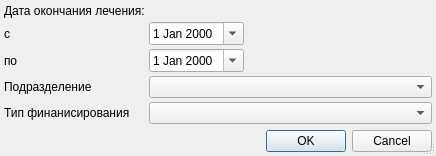
<?xml version="1.0" encoding="UTF-8"?>
<ui version="4.0">
 <class>ReportControlEventResultSetup</class>
 <widget class="QDialog" name="ReportControlEventResultSetup">
  <property name="windowModality">
   <enum>Qt::ApplicationModal</enum>
  </property>
  <property name="geometry">
   <rect>
    <x>0</x>
    <y>0</y>
    <width>436</width>
    <height>156</height>
   </rect>
  </property>
  <property name="sizePolicy">
   <sizepolicy hsizetype="Preferred" vsizetype="Maximum">
    <horstretch>0</horstretch>
    <verstretch>0</verstretch>
   </sizepolicy>
  </property>
  <property name="windowTitle">
   <string>параметры отчёта</string>
  </property>
  <property name="sizeGripEnabled">
   <bool>true</bool>
  </property>
  <property name="modal">
   <bool>true</bool>
  </property>
  <layout class="QGridLayout" name="gridLayout">
   <property name="margin">
    <number>4</number>
   </property>
   <property name="spacing">
    <number>4</number>
   </property>
   <item row="9" column="0" colspan="6">
    <spacer>
     <property name="orientation">
      <enum>Qt::Vertical</enum>
     </property>
     <property name="sizeHint" stdset="0">
      <size>
       <width>428</width>
       <height>16</height>
      </size>
     </property>
    </spacer>
   </item>
   <item row="10" column="0" colspan="6">
    <widget class="QDialogButtonBox" name="buttonBox">
     <property name="orientation">
      <enum>Qt::Horizontal</enum>
     </property>
     <property name="standardButtons">
      <set>QDialogButtonBox::Cancel|QDialogButtonBox::Ok</set>
     </property>
    </widget>
   </item>
   <item row="7" column="1" colspan="5">
    <widget class="COrgStructureComboBox" name="cmbOrgStructure"/>
   </item>
   <item row="3" column="0">
    <widget class="QLabel" name="lblEndDate">
     <property name="text">
      <string>по</string>
     </property>
     <property name="buddy">
      <cstring>edtEndDate</cstring>
     </property>
    </widget>
   </item>
   <item row="1" column="3" colspan="3">
    <spacer>
     <property name="orientation">
      <enum>Qt::Horizontal</enum>
     </property>
     <property name="sizeHint" stdset="0">
      <size>
       <width>61</width>
       <height>20</height>
      </size>
     </property>
    </spacer>
   </item>
   <item row="7" column="0">
    <widget class="QLabel" name="lblOrgStructure">
     <property name="text">
      <string>Подразделение</string>
     </property>
    </widget>
   </item>
   <item row="8" column="0">
    <widget class="QLabel" name="lblFinance">
     <property name="text">
      <string>Тип финанисирования</string>
     </property>
    </widget>
   </item>
   <item row="1" column="1" colspan="2">
    <widget class="CDateEdit" name="edtBegDate">
     <property name="sizePolicy">
      <sizepolicy hsizetype="Maximum" vsizetype="Fixed">
       <horstretch>0</horstretch>
       <verstretch>0</verstretch>
      </sizepolicy>
     </property>
     <property name="calendarPopup">
      <bool>true</bool>
     </property>
    </widget>
   </item>
   <item row="3" column="1" colspan="2">
    <widget class="CDateEdit" name="edtEndDate">
     <property name="sizePolicy">
      <sizepolicy hsizetype="Maximum" vsizetype="Fixed">
       <horstretch>0</horstretch>
       <verstretch>0</verstretch>
      </sizepolicy>
     </property>
     <property name="calendarPopup">
      <bool>true</bool>
     </property>
    </widget>
   </item>
   <item row="3" column="3" colspan="3">
    <spacer>
     <property name="orientation">
      <enum>Qt::Horizontal</enum>
     </property>
     <property name="sizeHint" stdset="0">
      <size>
       <width>61</width>
       <height>20</height>
      </size>
     </property>
    </spacer>
   </item>
   <item row="8" column="1" colspan="5">
    <widget class="CRBComboBox" name="cmbFinance"/>
   </item>
   <item row="1" column="0">
    <widget class="QLabel" name="lblBegDate">
     <property name="text">
      <string>с</string>
     </property>
     <property name="buddy">
      <cstring>edtBegDate</cstring>
     </property>
    </widget>
   </item>
   <item row="0" column="0">
    <widget class="QLabel" name="lblBegDate_2">
     <property name="text">
      <string>Дата окончания лечения:</string>
     </property>
     <property name="buddy">
      <cstring>edtBegDate</cstring>
     </property>
    </widget>
   </item>
  </layout>
 </widget>
 <customwidgets>
  <customwidget>
   <class>CDateEdit</class>
   <extends>QDateEdit</extends>
   <header>library/DateEdit.h</header>
  </customwidget>
  <customwidget>
   <class>CRBComboBox</class>
   <extends>QComboBox</extends>
   <header>library/crbcombobox.h</header>
  </customwidget>
  <customwidget>
   <class>COrgStructureComboBox</class>
   <extends>QComboBox</extends>
   <header>Orgs/OrgStructComboBoxes</header>
  </customwidget>
 </customwidgets>
 <tabstops>
  <tabstop>edtBegDate</tabstop>
  <tabstop>edtEndDate</tabstop>
  <tabstop>cmbOrgStructure</tabstop>
  <tabstop>cmbFinance</tabstop>
  <tabstop>buttonBox</tabstop>
 </tabstops>
 <resources/>
 <connections>
  <connection>
   <sender>buttonBox</sender>
   <signal>accepted()</signal>
   <receiver>ReportControlEventResultSetup</receiver>
   <slot>accept()</slot>
   <hints>
    <hint type="sourcelabel">
     <x>124</x>
     <y>743</y>
    </hint>
    <hint type="destinationlabel">
     <x>70</x>
     <y>270</y>
    </hint>
   </hints>
  </connection>
  <connection>
   <sender>buttonBox</sender>
   <signal>rejected()</signal>
   <receiver>ReportControlEventResultSetup</receiver>
   <slot>reject()</slot>
   <hints>
    <hint type="sourcelabel">
     <x>237</x>
     <y>743</y>
    </hint>
    <hint type="destinationlabel">
     <x>279</x>
     <y>272</y>
    </hint>
   </hints>
  </connection>
 </connections>
</ui>
